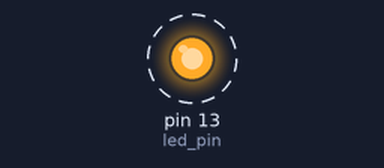
Recording of a sketch running on a simulated Arduino Uno, built with avr-gcc and run on an emulated ATmega328P. Shown: output pins drawn as LEDs (lit = HIGH). Dashed ring = blinking.

Above: at 0.5 s.
Timing chart, 0 to 4.6 s (numbered marks = the images above):
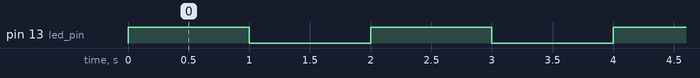

The sketch:

blink_with_energy_star.ino
```cpp
// blink with energy star by http://www.openhomeautomation.net/arduino-battery/

#include <JeeLib.h> // Low power functions library

int led_pin = 13;
ISR(WDT_vect) { Sleepy::watchdogEvent(); } // Setup the watchdog

void setup() {
  pinMode(led_pin, OUTPUT);
}

void loop() {

// Turn the LED on and sleep for 1 second
digitalWrite(led_pin, HIGH);
Sleepy::loseSomeTime(1000);

// Turn the LED off and sleep for 1 second
digitalWrite(led_pin, LOW);
Sleepy::loseSomeTime(1000);
}
```

Measured:
- by itself, pin 13 (led_pin): alternates HIGH for 1.0 s and LOW for 1.0 s
